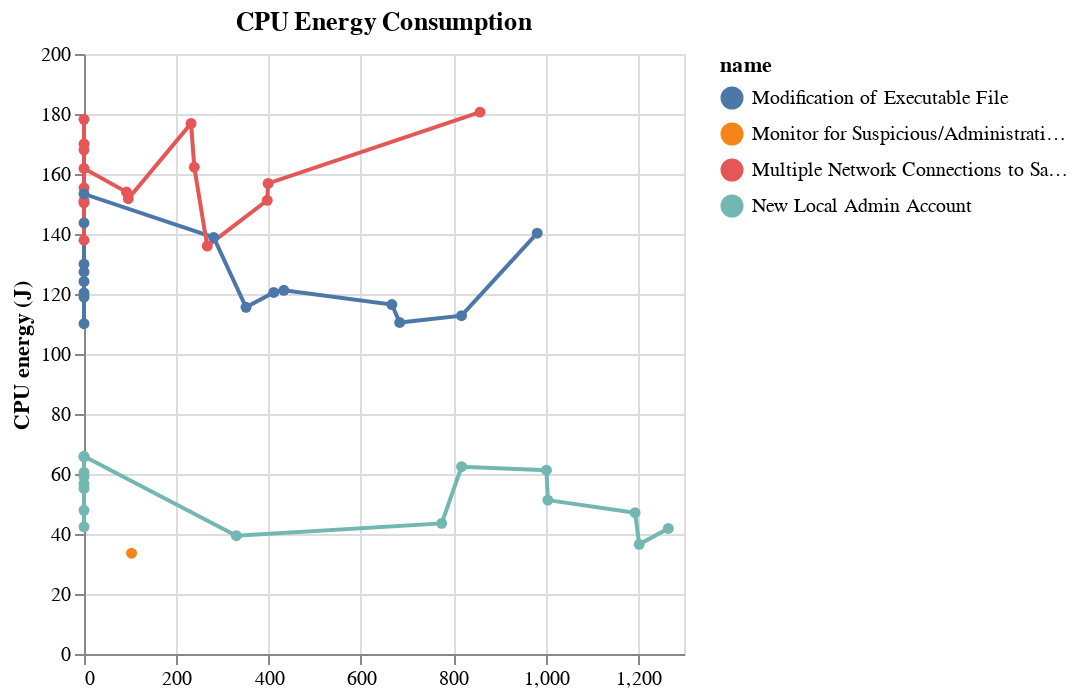

Here is the notebook cell this chart was saved with:
### Code cell
chart = alt.Chart(final_df_with_action).mark_line(point=True).encode(
y=alt.Y('CPU(J):Q', axis=alt.Axis(title='CPU energy (J)')),
# row=alt.Column('name:N', header=alt.Header(orient='top', labelFontSize=20)),
color=alt.Color('name:N'),
x=alt.X('relevant_logs_addition:Q', axis=alt.Axis(title=None))
).properties(
title=f'CPU Energy Consumption'
)

chart
